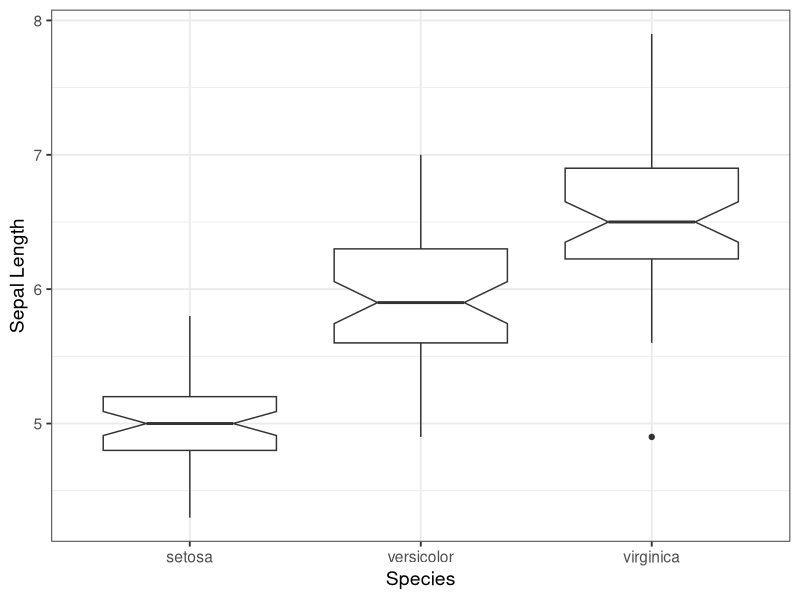
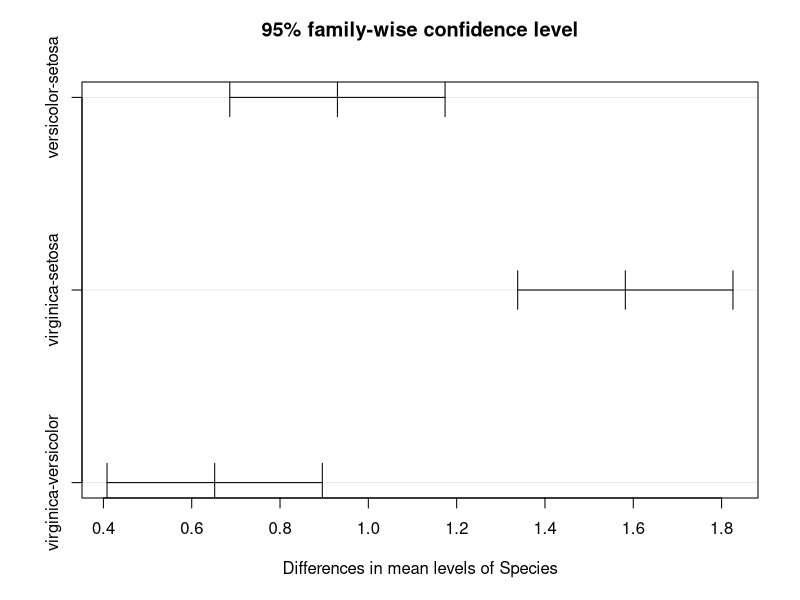

The R source for these figures, in order:
## ---- chunk 1
knitr::opts_chunk$set(echo = TRUE, fig.align = "center", fig.width = 6, fig.height=5, warning=FALSE, message=FALSE)
library( ggplot2 )
theme_set( theme_bw(base_size = 14) )
## ---- chunk 2
ggplot( iris, aes(x=Species, y=Sepal.Length)) + 
  geom_boxplot(notch = TRUE) + 
  ylab("Sepal Length")
## ---- chunk 3
fit.aov <- aov( Sepal.Length ~ Species, data=iris)
fit.aov
## ---- chunk 4
anova(fit.aov)
## ---- chunk 5
tuk <- TukeyHSD(fit.aov)
tuk
## ---- chunk 6
plot( tuk )
